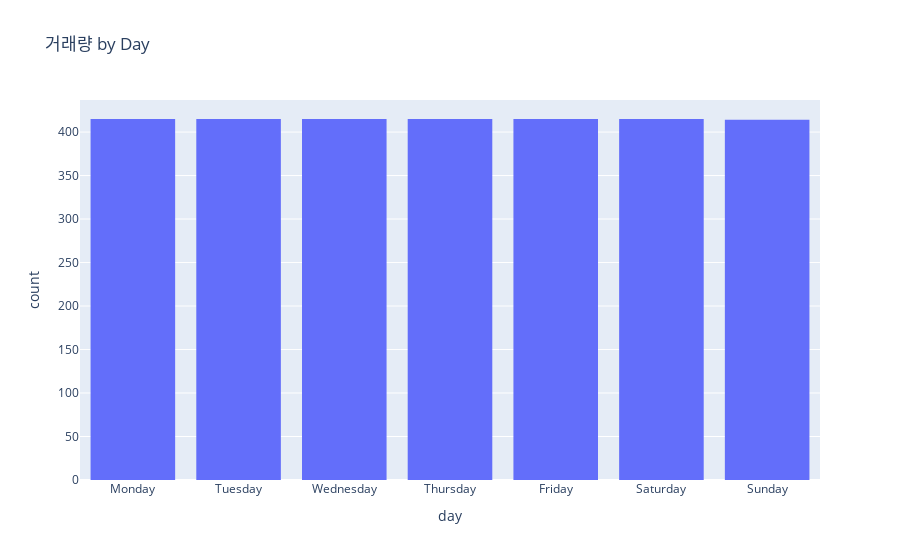
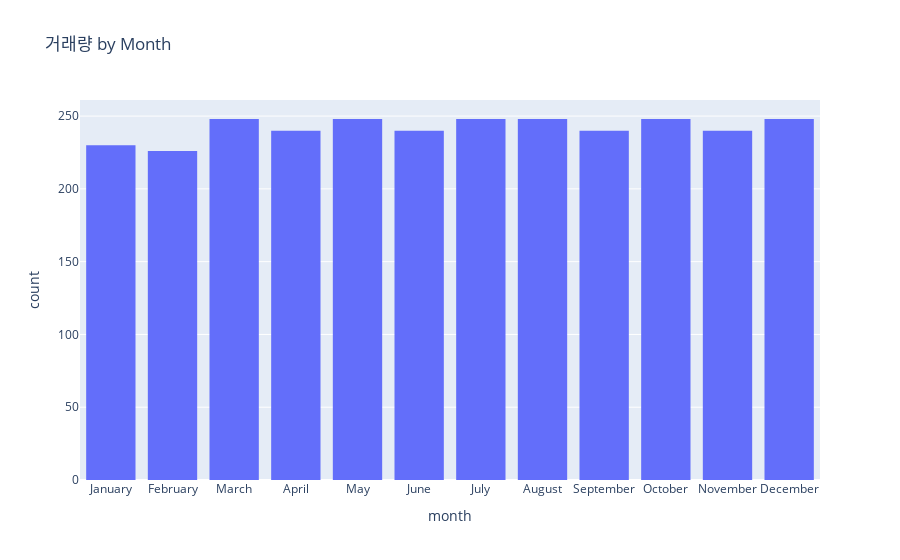

Write notebook code for charts like these, in order.
### Code cell
# Extract the day and month from 거래년월일 column
group_by_market['day'] = group_by_market['거래년월일'].dt.day_name()
group_by_market['month'] = group_by_market['거래년월일'].dt.month_name()

# Create histograms
fig_day = px.histogram(group_by_market, x='day', nbins=31, title='거래량 by Day')
fig_month = px.histogram(group_by_market, x='month', nbins=12, title='거래량 by Month')

# Show the histograms
fig_day.show()

fig_month.show()

### Figure 1 — Plotly figure (JSON) as saved in the notebook; plotly's stock layout.template omitted (floating-point values rounded to 4 significant figures; data arrays with more than 128 entries replaced by an {"elided": "..."} marker saying what was removed)
{"data": [{"alignmentgroup": "True", "bingroup": "x", "hovertemplate": "day=%{x}<br>count=%{y}<extra></extra>", "legendgroup": "", "marker": {"color": "#636efa", "pattern": {"shape": ""}}, "name": "", "nbinsx": 31, "offsetgroup": "", "orientation": "v", "showlegend": false, "type": "histogram", "x": {"elided": "2904 str values"}, "xaxis": "x", "yaxis": "y"}], "layout": {"barmode": "relative", "legend": {"tracegroupgap": 0}, "title": {"text": "거래량 by Day"}, "xaxis": {"anchor": "y", "domain": [0, 1], "title": {"text": "day"}}, "yaxis": {"anchor": "x", "domain": [0, 1], "title": {"text": "count"}}}}

### Figure 2 — Plotly figure (JSON) as saved in the notebook; plotly's stock layout.template omitted (floating-point values rounded to 4 significant figures; data arrays with more than 128 entries replaced by an {"elided": "..."} marker saying what was removed)
{"data": [{"alignmentgroup": "True", "bingroup": "x", "hovertemplate": "month=%{x}<br>count=%{y}<extra></extra>", "legendgroup": "", "marker": {"color": "#636efa", "pattern": {"shape": ""}}, "name": "", "nbinsx": 12, "offsetgroup": "", "orientation": "v", "showlegend": false, "type": "histogram", "x": {"elided": "2904 str values"}, "xaxis": "x", "yaxis": "y"}], "layout": {"barmode": "relative", "legend": {"tracegroupgap": 0}, "title": {"text": "거래량 by Month"}, "xaxis": {"anchor": "y", "domain": [0, 1], "title": {"text": "month"}}, "yaxis": {"anchor": "x", "domain": [0, 1], "title": {"text": "count"}}}}
